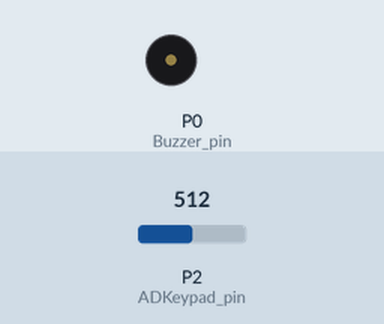
The program below on a simulated BBC micro:bit running MicroPython. On the bench: buzzer (waves = sounding). The test bench sets the inputs (shaded band); at power-on: P2 (ADKeypad_pin) = 512 (analog values on the 0–1023 scale).

Above: at 1.2 s.
1.3 s: P2 (ADKeypad_pin) set to 52
2.8 s: P2 (ADKeypad_pin) set to 46
At 3.04 s:
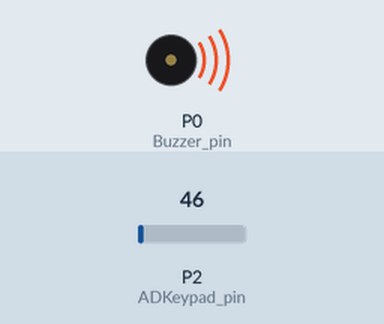
5.8 s: P2 (ADKeypad_pin) set to 2
8.8 s: P2 (ADKeypad_pin) set to 0
At 8.8 s:
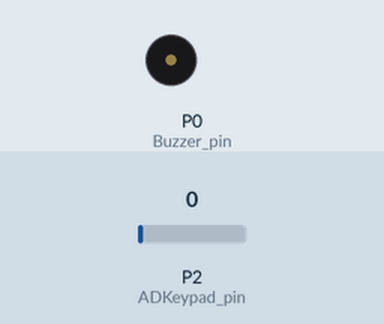
Timing chart, 0 to 11.3 s (numbered marks = the images above; inputs shaded):
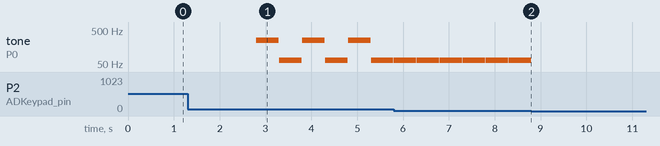

The program:

Music_machine.py
```python
# Write your code here :-)
from microbit import *
import music

# pins
ADKeypad_pin = pin2
Buzzer_pin = pin0

while True:
    # buttonA
    if ADKeypad_pin.read_analog() > 50 and ADKeypad_pin.read_analog() < 50:
        music.play('f3:4', pin=Buzzer_pin)

    # buttonB
    if ADKeypad_pin.read_analog() > 95 and ADKeypad_pin.read_analog() < 50:
        music.play('g3:4', pin=Buzzer_pin)

    # buttonC
    if ADKeypad_pin.read_analog() > 140 and ADKeypad_pin.read_analog() < 50:
        music.play('a3:4', pin=Buzzer_pin)

    # buttonD
    if ADKeypad_pin.read_analog() > 40 and ADKeypad_pin.read_analog() < 50:
        music.play('b3:4', pin=Buzzer_pin)

    # buttonE
    if ADKeypad_pin.read_analog() > 0 and ADKeypad_pin.read_analog() < 50:
        music.play('c2:4', pin=Buzzer_pin)
```

Measured:
- the behaviour switches between 50 and 49 on P2 (ADKeypad_pin) (found by bisection; images 0 and 1)
- the behaviour switches between 1 and 0 on P2 (ADKeypad_pin) (found by bisection; images 1 and 2)
- after the input at 1.3 s, every drawn part: stays the same
- after the input at 2.8 s, tone on P0 (Buzzer_pin): silent → 247 Hz at once, then repeats every 1.0 s: silent 0.01 s, 65 Hz 0.49 s, silent 0.01 s, 247 Hz 0.49 s
- after the input at 8.8 s, tone on P0 (Buzzer_pin): stops changing and stays silent
